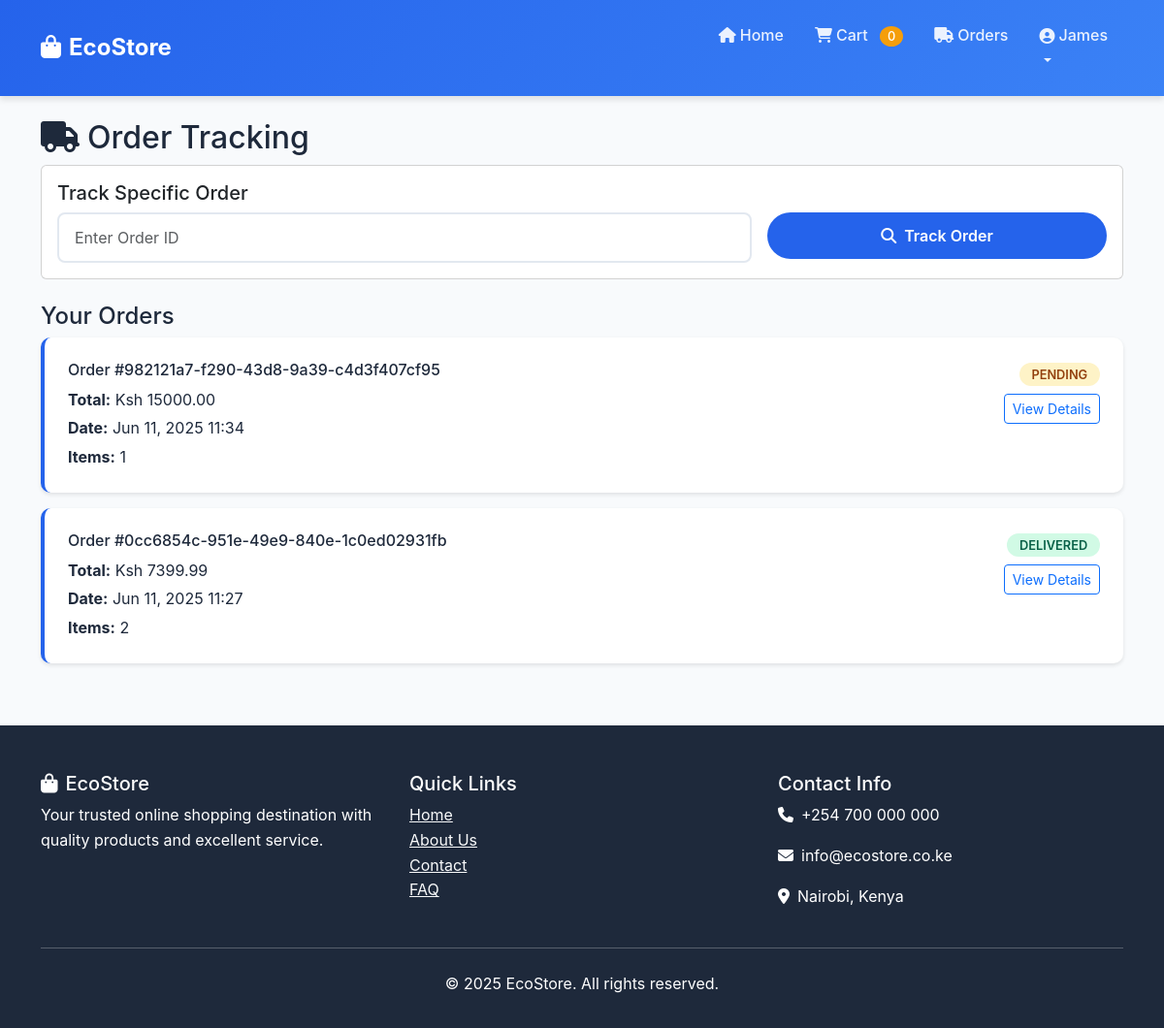
Page /orders/ (signed in) on the committed database.
### store/models.py (models this page shows, shortened)
class Order(models.Model):
    STATUS_CHOICES = [
        ('pending', 'Pending'),
        ('confirmed', 'Confirmed'),
        ('shipped', 'Shipped'),
        ('delivered', 'Delivered'),
        ('cancelled', 'Cancelled'),
    ]
    order_id = models.UUIDField(default=uuid.uuid4, editable=False, unique=True)
    user = models.ForeignKey(User, on_delete=models.CASCADE)
    total_amount = models.DecimalField(max_digits=10, decimal_places=2)
    status = models.CharField(max_length=20, choices=STATUS_CHOICES, default='pending')
    shipping_address = models.TextField()
    phone_number = models.CharField(max_length=15)
    created_at = models.DateTimeField(auto_now_add=True)
    updated_at = models.DateTimeField(auto_now=True)
    class Meta:
        ordering = ['-created_at']

### store/views.py (the view)
# urls.py: path('orders/', views.order_tracking, name='order_tracking'),
@login_required
def order_tracking(request):
    orders = Order.objects.filter(user=request.user)
    order_id = request.GET.get('order_id')
    specific_order = None
    if order_id:
        try:
            specific_order = Order.objects.get(order_id=order_id, user=request.user)
        except Order.DoesNotExist:
            messages.error(request, 'Order not found!')
    context = {
        'orders': orders,
        'specific_order': specific_order,
    }
    return render(request, 'store/order_tracking.html', context)

### templates/store/order_tracking.html (shortened to what this page needs)
{% extends 'base.html' %}
{% block content %}
    <div class="container mt-4">
        <h2><i class="fas fa-truck me-2"></i>Order Tracking</h2>
        <div class="card mb-4">
            <div class="card-body">
                <h5>Track Specific Order</h5>
                <form method="GET" class="row g-3">
                    <div class="col-md-8">
                        <input type="text" name="order_id" class="form-control" placeholder="Enter Order ID" value="{{ request.GET.order_id|default:'' }}">
                    </div>
                    <div class="col-md-4">
                        <button type="submit" class="btn btn-primary w-100">
                            <i class="fas fa-search me-2"></i>Track Order
                        </button>
                    </div>
                </form>
            </div>
        </div>
        <h4 class="mt-4">Your Orders</h4>
        {% if orders %}
            {% for order in orders %}
                <div class="order-card">
                    <div class="row">
                        <div class="col-md-8">
                            <h6>Order #{{ order.order_id }}</h6>
                            <p class="mb-1"><strong>Total:</strong> Ksh {{ order.total_amount }}</p>
                            <p class="mb-1"><strong>Date:</strong> {{ order.created_at|date:"M d, Y H:i" }}</p>
                            <p class="mb-0"><strong>Items:</strong> {{ order.items.count }}</p>
                        </div>
                        <div class="col-md-4 text-end">
                            <span class="status-badge status-{{ order.status }}">
                                {{ order.get_status_display }}
                            </span>
                            <div class="mt-2">
                                <a href="?order_id={{ order.order_id }}" class="btn btn-sm btn-outline-primary">
                                    View Details
                                </a>
                            </div>
                        </div>
                    </div>
                </div>
            {% endfor %}
        {% endif %}
    </div>
{% endblock %}

### templates/base.html (shortened to what this page needs)
{% load static %}
<!DOCTYPE html>
<html lang="en">
<head>
    <link href="https://cdnjs.cloudflare.com/ajax/libs/bootstrap/5.3.0/css/bootstrap.min.css" rel="stylesheet">
    <link href="https://cdnjs.cloudflare.com/ajax/libs/font-awesome/6.4.0/css/all.min.css" rel="stylesheet">
   <link rel="stylesheet" href="{% static 'css/styles.css' %}">
</head>
<body>
<nav class="navbar navbar-expand-lg navbar-dark">
    <div class="container">
        <a class="navbar-brand" href="{% url 'home' %}">
            <i class="fas fa-shopping-bag me-2"></i>EcoStore
        </a>
        <div class="collapse navbar-collapse" id="navbarNav">
            <ul class="navbar-nav ms-auto">
                <li class="nav-item">
                    <a class="nav-link" href="{% url 'home' %}">
                        <i class="fas fa-home me-1"></i>Home
                    </a>
                </li>
                {% if user.is_authenticated %}
                    <li class="nav-item">
                        <a class="nav-link" href="{% url 'cart' %}">
                            <i class="fas fa-shopping-cart me-1"></i>Cart
                            <span class="cart-badge">{{ cart.total_items|default:0 }}</span>
                        </a>
                    </li>
                    <li class="nav-item">
                        <a class="nav-link" href="{% url 'order_tracking' %}">
                            <i class="fas fa-truck me-1"></i>Orders
                        </a>
                    </li>
                    <li class="nav-item dropdown">
                        <a class="nav-link dropdown-toggle" href="#" id="userDropdown" role="button" data-bs-toggle="dropdown" aria-expanded="false">
                            <div class="d-flex align-items-center">
                                {% if user.profile.profile_picture %}
                                    <img src="{{ user.profile.profile_picture.url }}" alt="Profile" class="rounded-circle me-2" style="width: 30px; height: 30px; object-fit: cover;">
                                {% else %}
                                    <i class="fas fa-user-circle me-1"></i>
                                {% endif %}
                                {{ user.username }}
                            </div>
                        </a>
                    </li>
                {% endif %}
            </ul>
        </div>
    </div>
</nav>
    <main>
        {% block content %}{% endblock %}
    </main>
    <footer class="footer">
        <div class="container">
            <div class="row">
                <div class="col-md-4">
                    <h5><i class="fas fa-shopping-bag me-2"></i>EcoStore</h5>
                    <p>Your trusted online shopping destination with quality products and excellent service.</p>
                </div>
                <div class="col-md-4">
                    <h5>Quick Links</h5>
                    <ul class="list-unstyled">
                        <li><a href="{% url 'home' %}" class="text-light">Home</a></li>
                        <li><a href="#" class="text-light">About Us</a></li>
                        <li><a href="#" class="text-light">Contact</a></li>
                        <li><a href="#" class="text-light">FAQ</a></li>
                    </ul>
                </div>
                <div class="col-md-4">
                    <h5>Contact Info</h5>
                    <p><i class="fas fa-phone me-2"></i>+254 700 000 000</p>
                    <p><i class="fas fa-envelope me-2"></i>info@ecostore.co.ke</p>
                    <p><i class="fas fa-map-marker-alt me-2"></i>Nairobi, Kenya</p>
                </div>
            </div>
            <hr class="my-4">
            <div class="row">
                <div class="col-12 text-center">
                    <p>&copy; 2025 EcoStore. All rights reserved.</p>
                </div>
            </div>
        </div>
    </footer>
</body>
</html>

### static/css/styles.css (style rules this page uses)
:root { --primary-color: #2563eb; --secondary-color: #64748b; --accent-color: #f59e0b; --success-color: #10b981; --danger-color: #ef4444; --dark-color: #1e293b; --light-color: #f8fafc; }
body { font-family: 'Inter', -apple-system, BlinkMacSystemFont, sans-serif; background-color: var(--light-color); color: var(--dark-color); line-height: 1.6; }
.navbar { background: linear-gradient(135deg, var(--primary-color), #3b82f6); box-shadow: 0 4px 6px rgba(0, 0, 0, 0.1); padding: 1rem 0; }
.navbar-brand { font-weight: 700; font-size: 1.5rem; color: white !important; }
.navbar-nav .nav-link { color: rgba(255, 255, 255, 0.9) !important; font-weight: 500; transition: all 0.3s ease; margin: 0 0.5rem; }
.cart-badge { background: var(--accent-color); color: white; border-radius: 50%; padding: 0.2rem 0.5rem; font-size: 0.8rem; margin-left: 0.5rem; }
.btn-primary { background: var(--primary-color); border: none; border-radius: 25px; padding: 0.75rem 2rem; font-weight: 600; transition: all 0.3s ease; }
.order-card { background: white; border-radius: 10px; padding: 1.5rem; margin-bottom: 1rem; box-shadow: 0 2px 4px rgba(0, 0, 0, 0.1); border-left: 4px solid var(--primary-color); }
.status-badge { padding: 0.3rem 0.8rem; border-radius: 15px; font-size: 0.8rem; font-weight: 600; text-transform: uppercase; }
.status-pending { background: #fef3c7; color: #92400e; }
.status-delivered { background: #d1fae5; color: #065f46; }
.footer { background: var(--dark-color); color: white; padding: 3rem 0 1rem; margin-top: 4rem; }
.form-control { border-radius: 8px; border: 2px solid #e2e8f0; padding: 0.75rem 1rem; }

### rows in the picture
Order: order_id "982121a7-f290-43d8-9a39-c4d3f407cf95", total_amount "15000.00", created_at "Jun 11, 2025 11:34", items.count "1", status "PENDING"
Order: order_id "0cc6854c-951e-49e9-840e-1c0ed02931fb", total_amount "7399.99", created_at "Jun 11, 2025 11:27", items.count "2", status "DELIVERED"

### other values in the picture
{{ cart.total_items|default:0 }} "0"
{{ user.username }} "James"
